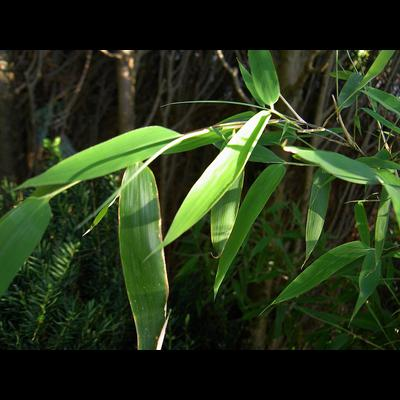
#> input picture FARGESIA/resized/100.jpg, 400 x 400 px, found by its file name
$ python background.py
#> lines starting #> are read from the running program, lines starting #| are printed output that depends on the picture
#http://nbviewer.jupyter.org/github/flothesof/posts/blob/master/20160901_RemovingBackgroundFromImage.ipynb
from skimage import filters
from skimage import io as skio
import matplotlib.pyplot as plt

FOLDER_TRAINING_SET='/Users/dboudeau/depot/leaf/'
url = FOLDER_TRAINING_SET+'FARGESIA/resized/'+'100.jpg'
img = skio.imread(url)
#> img is the input picture: shape (400, 400, 3); mean R, G, B 38.4, 51.6, 25.8
print("shape of image: {}".format(img.shape))
#| shape of image: (400, 400, 3)
print("dtype of image: {}".format(img.dtype))
#| dtype of image: uint8
#plt.imshow(img)

sobel = filters.sobel(img)
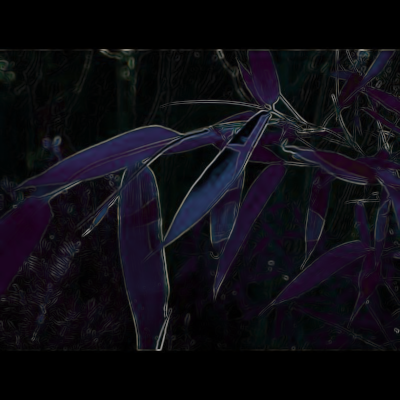
#> sobel: shape (400, 400, 3) float64; mean R, G, B 0.0552, 0.0499, 0.0739

plt.rcParams['image.interpolation'] = 'nearest'
plt.rcParams['image.cmap'] = 'gray'
plt.rcParams['figure.dpi'] = 200

plt.imshow(sobel)

$ run again, with FARGESIA/resized/101.jpg copied over FARGESIA/resized/100.jpg
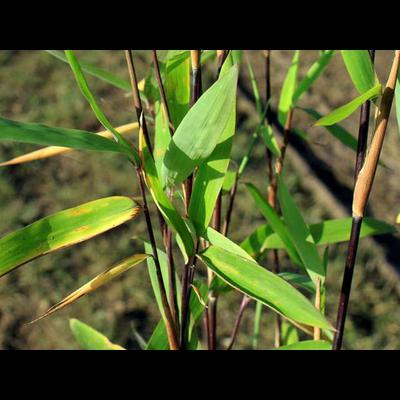
#> input picture FARGESIA/resized/101.jpg, 400 x 400 px, found by its file name
#> img is the input picture: shape (400, 400, 3); mean R, G, B 76.8, 84.9, 41.8
#| shape of image: (400, 400, 3)
#| dtype of image: uint8
#> `sobel = filters.sobel(img)`:
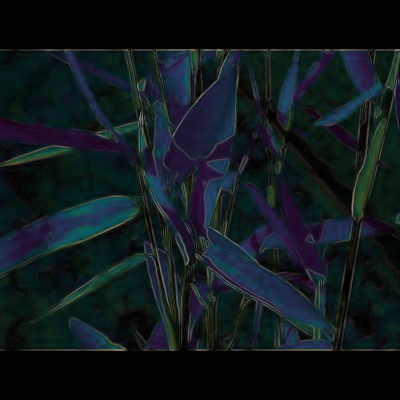
#> sobel: shape (400, 400, 3) float64; mean R, G, B 0.0632, 0.0957, 0.111

$ run again, with FARGESIA/resized/11.jpg copied over FARGESIA/resized/100.jpg
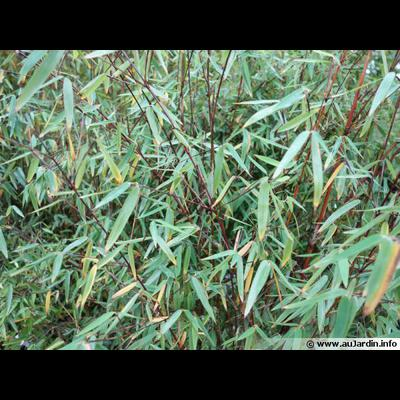
#> input picture FARGESIA/resized/11.jpg, 400 x 400 px, found by its file name
#> img is the input picture: shape (400, 400, 3); mean R, G, B 88.7, 107.8, 86.3
#| shape of image: (400, 400, 3)
#| dtype of image: uint8
#> `sobel = filters.sobel(img)`:
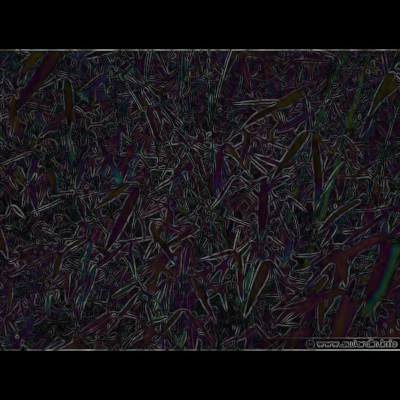
#> sobel: shape (400, 400, 3) float64; mean R, G, B 0.0956, 0.0843, 0.0971

$ run again, with FARGESIA/resized/12.jpg copied over FARGESIA/resized/100.jpg
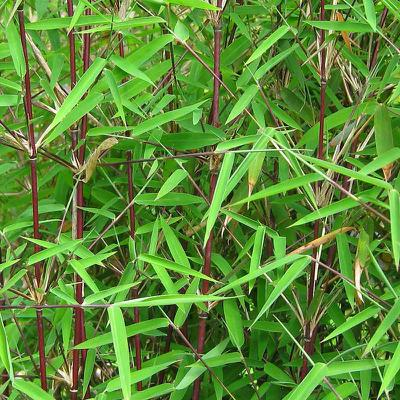
#> input picture FARGESIA/resized/12.jpg, 400 x 400 px, found by its file name
#> img is the input picture: shape (400, 400, 3); mean R, G, B 94, 139, 56
#| shape of image: (400, 400, 3)
#| dtype of image: uint8
#> `sobel = filters.sobel(img)`:
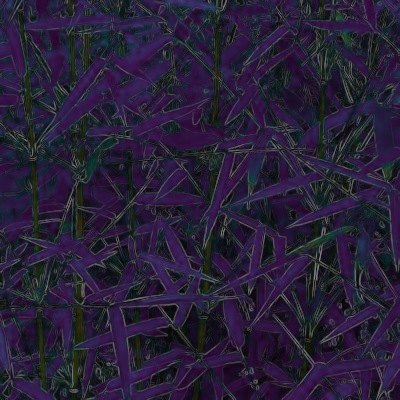
#> sobel: shape (400, 400, 3) float64; mean R, G, B 0.157, 0.129, 0.218
